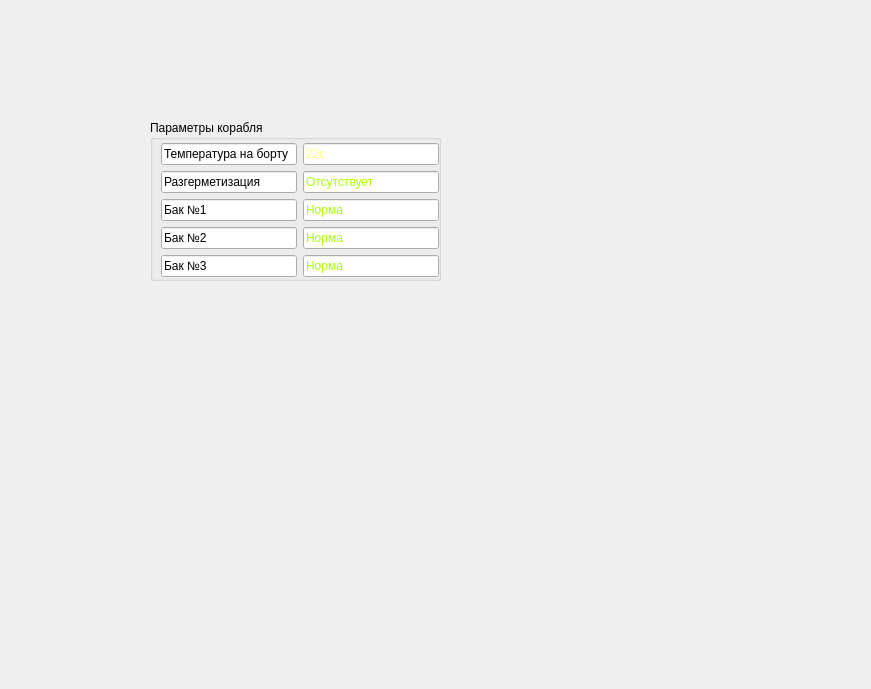
<?xml version="1.0" encoding="UTF-8"?>
<ui version="4.0">
 <class>Form</class>
 <widget class="QWidget" name="Form">
  <property name="geometry">
   <rect>
    <x>0</x>
    <y>0</y>
    <width>871</width>
    <height>689</height>
   </rect>
  </property>
  <property name="windowTitle">
   <string>Form</string>
  </property>
  <widget class="QGroupBox" name="groupBox">
   <property name="geometry">
    <rect>
     <x>150</x>
     <y>120</y>
     <width>291</width>
     <height>161</height>
    </rect>
   </property>
   <property name="title">
    <string>Параметры корабля</string>
   </property>
  </widget>
  <widget class="QWidget" name="">
   <property name="geometry">
    <rect>
     <x>161</x>
     <y>143</y>
     <width>278</width>
     <height>138</height>
    </rect>
   </property>
   <layout class="QHBoxLayout" name="horizontalLayout">
    <item>
     <layout class="QVBoxLayout" name="verticalLayout_2">
      <item>
       <widget class="QLineEdit" name="lineEdit_6">
        <property name="text">
         <string>Температура на борту</string>
        </property>
       </widget>
      </item>
      <item>
       <widget class="QLineEdit" name="lineEdit_7">
        <property name="text">
         <string>Разгерметизация</string>
        </property>
       </widget>
      </item>
      <item>
       <widget class="QLineEdit" name="lineEdit_10">
        <property name="text">
         <string>Бак №1</string>
        </property>
       </widget>
      </item>
      <item>
       <widget class="QLineEdit" name="lineEdit_8">
        <property name="text">
         <string>Бак №2</string>
        </property>
       </widget>
      </item>
      <item>
       <widget class="QLineEdit" name="lineEdit_9">
        <property name="text">
         <string>Бак №3</string>
        </property>
       </widget>
      </item>
     </layout>
    </item>
    <item>
     <layout class="QVBoxLayout" name="verticalLayout">
      <item>
       <widget class="QLineEdit" name="lineEdit_4">
        <property name="styleSheet">
         <string notr="true">color: rgb(255, 255, 127);</string>
        </property>
        <property name="text">
         <string>22с</string>
        </property>
        <property name="readOnly">
         <bool>true</bool>
        </property>
       </widget>
      </item>
      <item>
       <widget class="QLineEdit" name="lineEdit">
        <property name="styleSheet">
         <string notr="true">color: rgb(170, 255, 0);</string>
        </property>
        <property name="text">
         <string>Отсутствует</string>
        </property>
       </widget>
      </item>
      <item>
       <widget class="QLineEdit" name="lineEdit_5">
        <property name="styleSheet">
         <string notr="true">color: rgb(170, 255, 0);</string>
        </property>
        <property name="text">
         <string>Норма</string>
        </property>
       </widget>
      </item>
      <item>
       <widget class="QLineEdit" name="lineEdit_2">
        <property name="styleSheet">
         <string notr="true">color: rgb(170, 255, 0);</string>
        </property>
        <property name="text">
         <string>Норма</string>
        </property>
       </widget>
      </item>
      <item>
       <widget class="QLineEdit" name="lineEdit_3">
        <property name="styleSheet">
         <string notr="true">color: rgb(170, 255, 0);</string>
        </property>
        <property name="text">
         <string>Норма</string>
        </property>
       </widget>
      </item>
     </layout>
    </item>
   </layout>
  </widget>
 </widget>
 <resources/>
 <connections/>
</ui>
